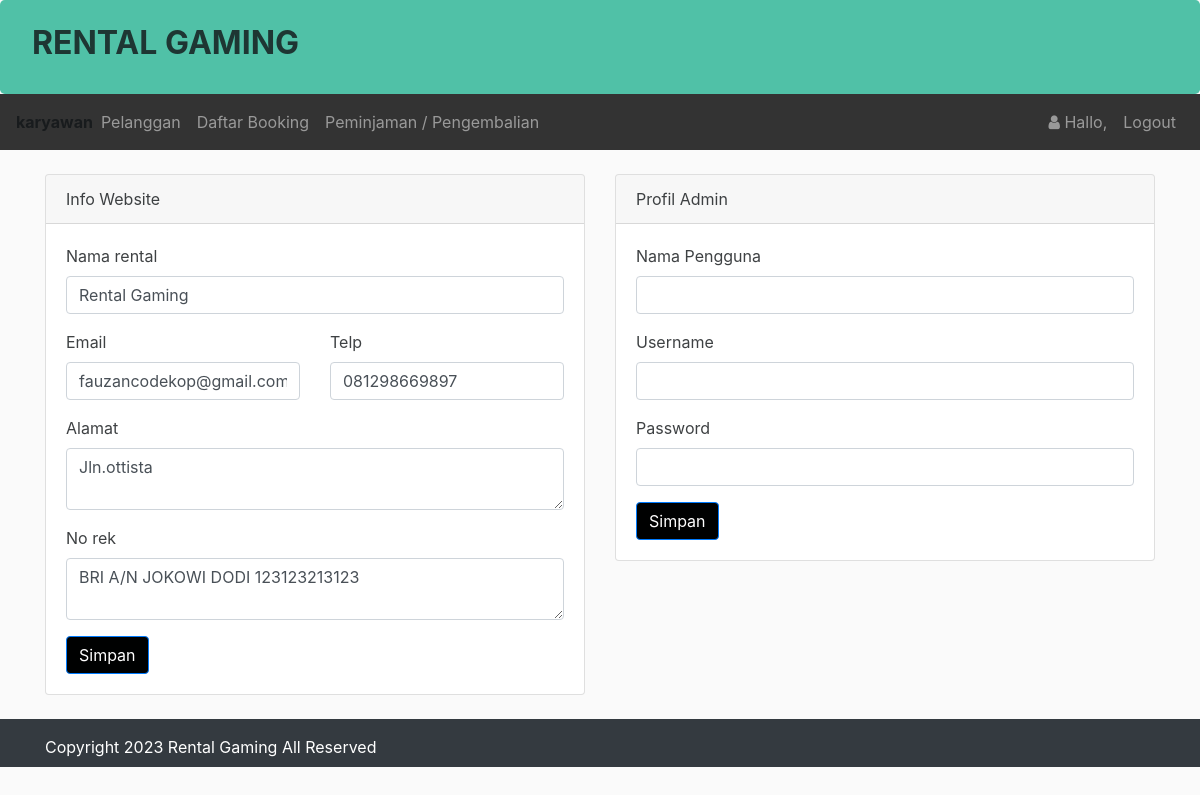
The page /admin/karyawan.php on the database as committed earlier.
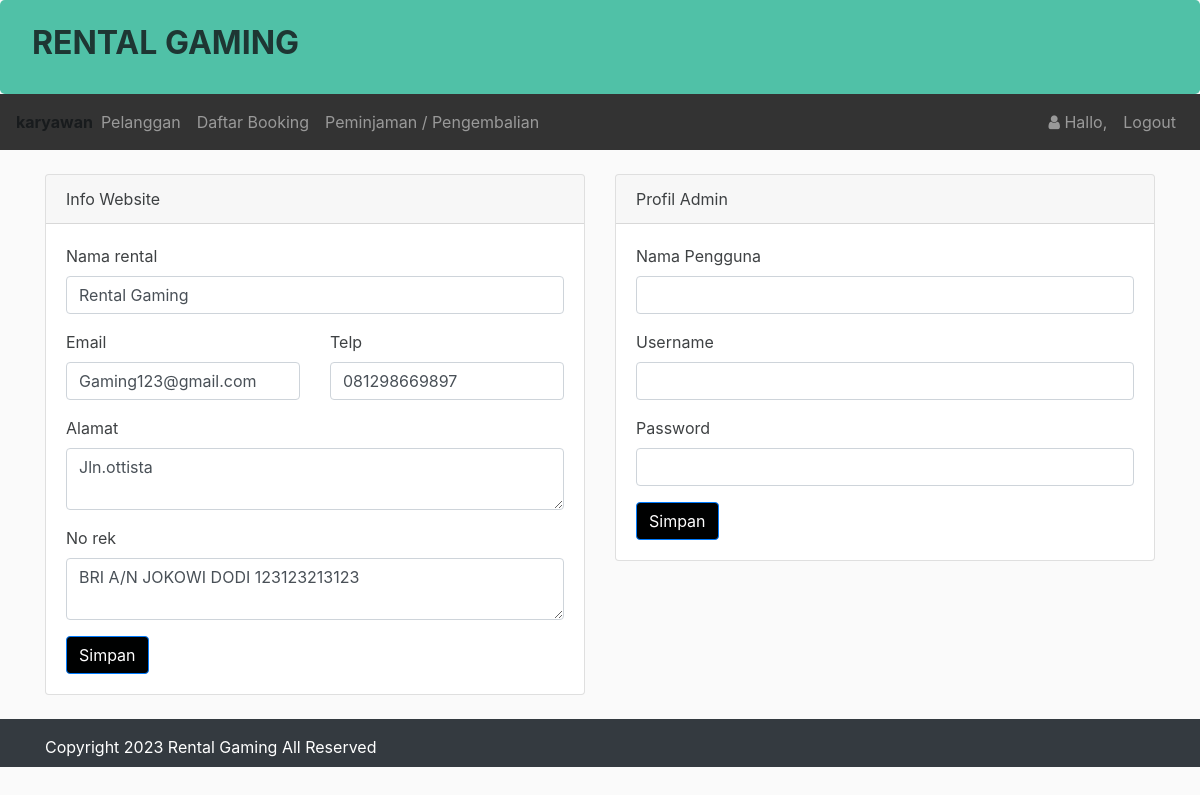
The same page on the database as committed later.
### tables this page shows
CREATE TABLE `infoweb` (
  `id` int(11) NOT NULL,
  `nama_rental` varchar(255) DEFAULT NULL,
  `telp` varchar(15) DEFAULT NULL,
  `alamat` text DEFAULT NULL,
  `email` varchar(255) DEFAULT NULL,
  `no_rek` text DEFAULT NULL,
  `updated_at` timestamp NOT NULL DEFAULT current_timestamp()
);

### koneksi/koneksi.php (called while the page is built, shortened)
<?php
    $user = 'root';
    $pass = '';
    $koneksi = new PDO("mysql:host=localhost;dbname=rental_Gaming", $user, $pass);
    $url = "http://localhost/rental_Gaming/";
    $sql_web = "SELECT * FROM infoweb WHERE id = 1";
    $row_web = $koneksi->prepare($sql_web);
    $row_web->execute();
    $info_web = $row_web->fetch(PDO::FETCH_OBJ);
?>

### admin/karyawan.php (the view, shortened to what the changed rows need)
<?php
    require '../koneksi/koneksi.php';
    include 'karyawanHD.php';
?>
<div class="container mt-4">
    <div class="row">
        <div class="col-sm-6">
            <div class="card">
                <div class="card-body">
                    <form action="" method="post">
                        <?php
                            $sql = "SELECT * FROM infoweb WHERE id = 1";
                            $row = $koneksi->prepare($sql);
                            $row->execute();
                            $edit = $row->fetch(PDO::FETCH_OBJ);
                        ?>
                        <div class="form-group">
                            <label for="">Nama rental</label>
                            <input type="text" class="form-control" value="<?= $edit->nama_rental;?>" name="nama_rental" id="nama_rental" placeholder=""/>
                        </div>
                        <div class="row">
                            <div class="col-sm-6">
                                <div class="form-group">
                                    <label for="">Email</label>
                                    <input type="text" class="form-control" value="<?= $edit->email;?>" name="email" id="email" placeholder=""/>
                                </div>
                            </div>
                            <div class="col-sm-6">
                                <div class="form-group">
                                    <label for="">Telp</label>
                                    <input type="text" class="form-control" value="<?= $edit->telp;?>" name="telp" id="telp" placeholder=""/>
                                </div>
                            </div>
                        </div>
                        <div class="form-group">
                            <label for="">Alamat</label>
                            <textarea class="form-control" name="alamat" id="alamat" placeholder=""><?= $edit->alamat;?></textarea>
                        </div>
                        <div class="form-group">
                            <label for="">No rek</label>
                            <textarea class="form-control" name="no_rek" id="no_rek" placeholder=""><?= $edit->no_rek;?></textarea>
                        </div>
                    </form>
                </div>
            </div>
        </div>
    </div>
</div>
<?php include 'footer.php';?>

### admin/karyawanHD.php (shortened to what the changed rows need)
<!doctype html>
<html lang="en">
  <head>
    <link rel="stylesheet" href="<?php echo $url;?>assets/css/bootstrap.css" >
    <link rel="stylesheet" href="<?php echo $url;?>assets/css/font-awesome.css" >
  </head>
  <body>
    <div class="jumbotron pt-4 pb-4">
        <div class="row">
            <div class="col-sm-8">
                <h2><b style="text-transform:uppercase;"><?= $info_web->nama_rental;?> </b></h2>
            </div>
        </div>
    </div>

### admin/footer.php (shortened to what the changed rows need)
    <div class="footer mt-4 bg-dark text-white pt-3 pb-2">
      <div class="container">
        Copyright <?= date('Y');?> <?= $info_web->nama_rental;?> All Reserved
      </div>
    </div>
  </body>
</html>

Rows that differ between the two databases and show on the page:
changed infoweb "RENTAL GAMING": email "fauzancodekop@gmail.com" → "Gaming123@gmail.com"
